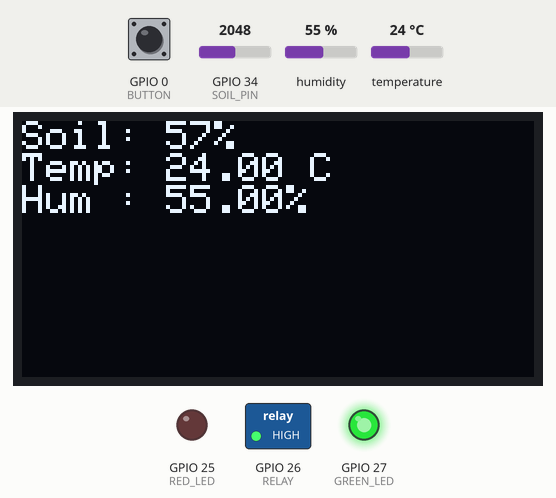
Simulated run of this sketch. Board: ESP32. Parts: 128×64 one-colour display, switched loads named in the sketch (green lamp = pin HIGH), output pins drawn as LEDs (lit = HIGH). The test bench sets the inputs (shaded band); at power-on: GPIO 34 (SOIL_PIN) = 2048, humidity 55 %, temperature 24 °C, GPIO 0 (BUTTON) HIGH. What the sketch prints to the serial monitor is not drawn.

Above: at 2.8 s.
2.9 s: GPIO 34 (SOIL_PIN) set to 2559
At 5.3 s:
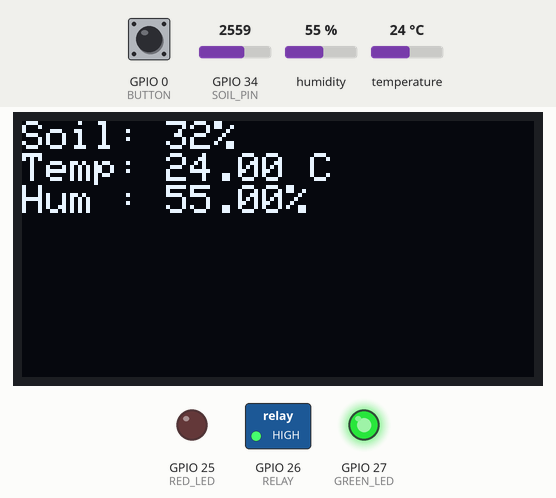
5.6 s: GPIO 34 (SOIL_PIN) set to 2650
At 7.1 s:
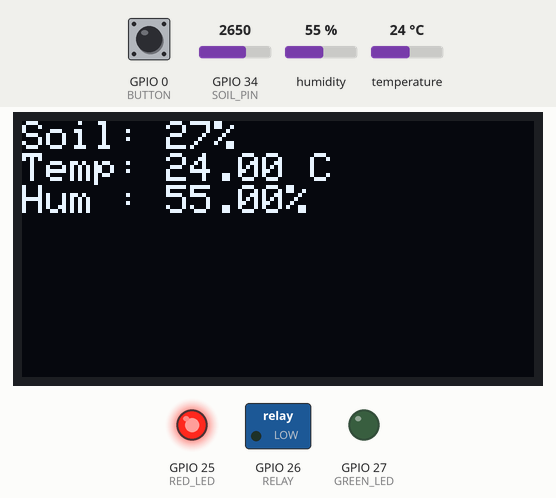
8.3 s: humidity set to 22 %
At 11.4 s:
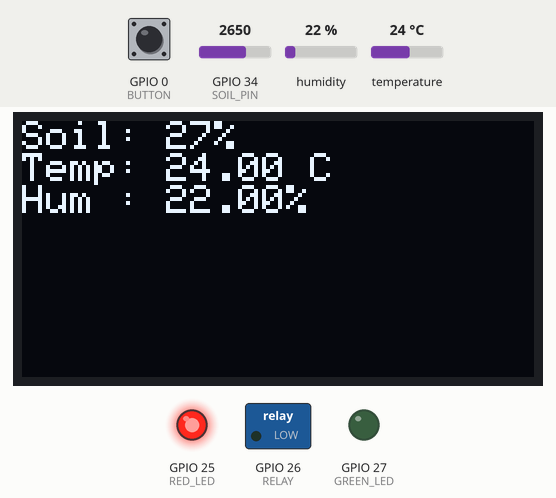
11.7 s: temperature set to 12 °C
At 13.2 s:
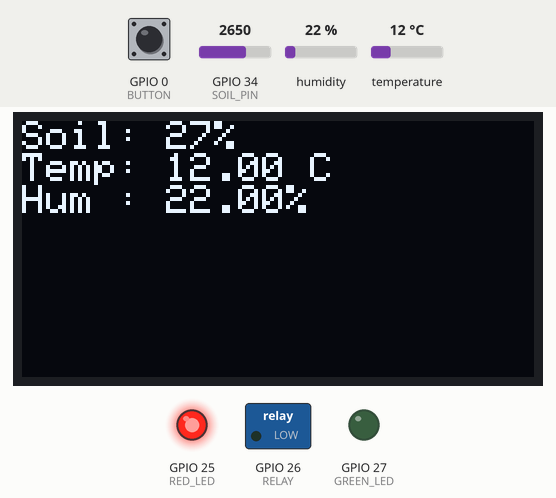
14.4 s: humidity set to 40 %
At 17.5 s:
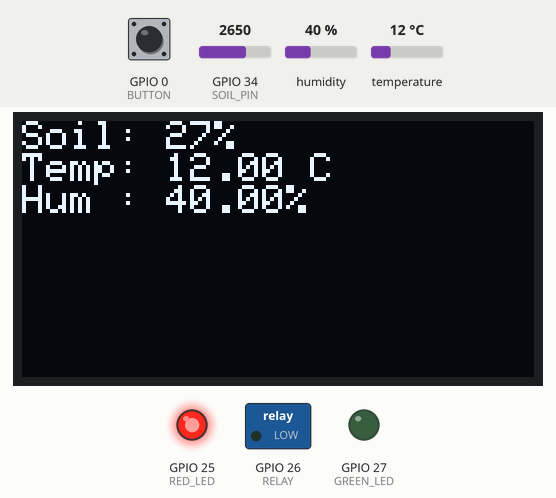
17.8 s: GPIO 34 (SOIL_PIN) set to 2866
At 19.4 s:
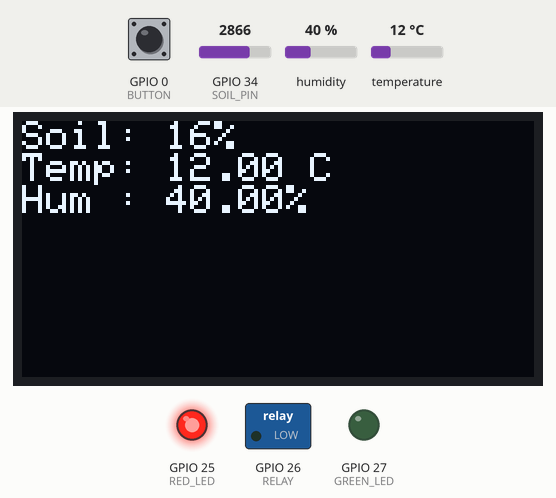
Timing chart, 0 to 20.9 s (numbered marks = the images above; inputs shaded):
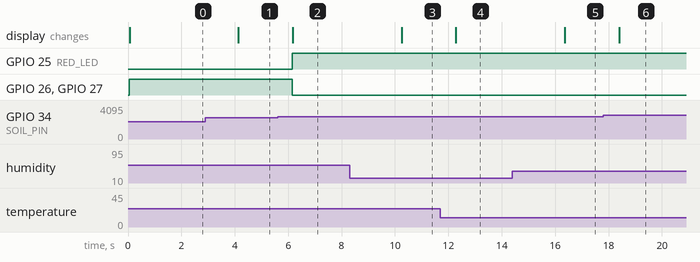

The sketch:

Source_code.ino
```cpp
#include <DHTesp.h>
#include <Wire.h>
#include <Adafruit_GFX.h>
#include <Adafruit_SSD1306.h>

#define SOIL_PIN 34
#define DHT_PIN 4

#define RELAY 26
#define RED_LED 25
#define GREEN_LED 27

#define BUTTON 0

#define SCREEN_WIDTH 128
#define SCREEN_HEIGHT 64

Adafruit_SSD1306 display(SCREEN_WIDTH, SCREEN_HEIGHT, &Wire, -1);
DHTesp dht;

void setup() {
  Serial.begin(115200);

  pinMode(RELAY, OUTPUT);
  pinMode(RED_LED, OUTPUT);
  pinMode(GREEN_LED, OUTPUT);
  pinMode(BUTTON, INPUT_PULLUP);

  dht.setup(DHT_PIN, DHTesp::DHT11);

  display.begin(SSD1306_SWITCHCAPVCC, 0x3C);
  display.clearDisplay();
}

void loop() {

  int raw = analogRead(SOIL_PIN);

  // Adjust these values after calibration
  int moisture = map(raw, 3200, 1200, 0, 100);
  moisture = constrain(moisture, 0, 100);

  TempAndHumidity data = dht.getTempAndHumidity();

  // Manual watering
  if (digitalRead(BUTTON) == LOW) {
    digitalWrite(RELAY, LOW);
    delay(5000);
    digitalWrite(RELAY, HIGH);
  }

  // Automatic watering
  if (moisture < 30) {
    digitalWrite(RELAY, LOW);
    digitalWrite(RED_LED, HIGH);
    digitalWrite(GREEN_LED, LOW);
  }
  else {
    digitalWrite(RELAY, HIGH);
    digitalWrite(RED_LED, LOW);
    digitalWrite(GREEN_LED, HIGH);
  }

  display.clearDisplay();

  display.setTextSize(1);

  display.setCursor(0,0);
  display.print("Soil: ");
  display.print(moisture);
  display.println("%");

  display.print("Temp: ");
  display.print(data.temperature);
  display.println(" C");

  display.print("Hum : ");
  display.print(data.humidity);
  display.println("%");

  display.display();

  Serial.print("Moisture: ");
  Serial.print(moisture);
  Serial.print("%  Temp: ");
  Serial.print(data.temperature);
  Serial.print(" C");

  Serial.print("  Humidity: ");
  Serial.println(data.humidity);

  delay(2000);
}
```

Measured:
- the behaviour switches between 2600 and 2601 on GPIO 34 (SOIL_PIN) (found by bisection; images 1 and 2)
- after the input at 2.9 s, the display: changes after 1.2 s (image 1)
- after the input at 5.6 s, GPIO 25 (RED_LED): LOW → HIGH after 0.55 s; GPIO 26 (RELAY), GPIO 27 (GREEN_LED): HIGH → LOW after 0.55 s; the display: changes after 0.57 s (image 2)
- after the input at 8.3 s, the display: changes after 1.9 s (image 3)
- after the input at 11.7 s, the display: changes after 0.58 s (image 4)
- after the input at 14.4 s, the display: changes after 2.0 s (image 5)
- after the input at 17.8 s, the display: changes after 0.59 s (image 6)
